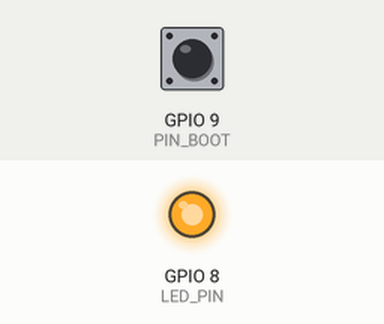
Simulated run of this sketch. Board: ESP32-C6. Shown: output pins drawn as LEDs (lit = HIGH). Dashed ring = blinking. The test bench sets the inputs (shaded band); at power-on: GPIO 9 (PIN_BOOT) HIGH. What the sketch prints to the serial monitor is not drawn.

Above: at 1.2 s.
1.3 s: GPIO 9 (PIN_BOOT) pulled LOW for 0.15 s
4.4 s: GPIO 9 (PIN_BOOT) pulled LOW for 1 s
At 6.8 s:
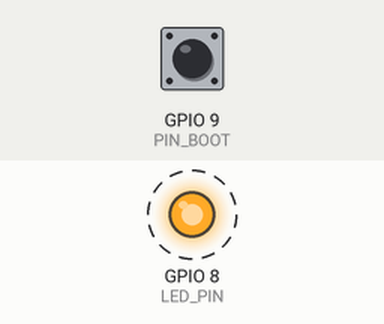
Timing chart, 0 to 13.5 s (numbered marks = the images above; inputs shaded):
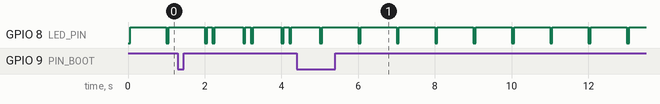

The sketch:

c6_display_debug.ino
```cpp
/*
 * c6_display_debug.ino  -  表示器のデバッグ用: 模擬データの送信  Rev.2  (2026-10-14)
 *   Rev.2: データ形式を版 2 に(ブースト圧を追加)。場面 9(ブースト)を追加
 *
 * 目的:
 *   車につながずに、表示器(meter_display)の全部の状態を机の上で出す。
 *   XIAO ESP32C6 が、本番と同じ UART のデータ形式(meter_link.h)で模擬の値を送り続ける。
 *   CAN には一切つながない(CAN のコードは入っていない)。送る値はすべて模擬で、車の値ではない。
 *   模擬であることはデータの中に印を入れてあり、表示器は画面の下に「SIM」、上に場面番号を出す。
 *
 * 配線(机の上。2 本だけ):
 *   XIAO「D6」  → 表示器の 8 ピンヘッダ「IO16」
 *   XIAO「GND」 → 表示器の 8 ピンヘッダ「GND」
 *   電源は XIAO・表示器とも、それぞれの USB-C から取る(「VBUS」どうしはつながない)。
 *   表示器の USB-C を先に挿す(表示器の電源が切れたまま「D6」の信号だけが入る状態を避ける)。
 *   試験機のトランシーバーは、つないだままでも外してもよい(このスケッチは「D0」〜「D3」を使わない)。
 *
 * 操作: なし。書き込むと、下の場面を順に繰り返す(1 周 約 121 秒)。
 *   任意: XIAO の BOOT ボタンを押すと、今の場面で止まる。もう一度押すと次へ進む。
 *   (Seeed の資料ではボタンの印字は「B」。実物の印字は未確認。「R」はリセットなので押さない)
 *
 * 場面(表示器の画面の上に出る番号):
 *   1  4200rpm 3速 水温92℃ 燃料62%      キャンバス「1 走行画面」
 *   2  850rpm N 水温88℃ 燃料12%          「850rpm(紺)・燃料が少ない」
 *   3  5600rpm 4速 水温112℃ 燃料45%      「5600rpm(黄)・水温が警告温度以上」
 *   4  6300rpm 3速 水温97℃ 燃料41%       「6300rpm(赤)・点滅せず明るさ最大」
 *   5  3400rpm 2速 水温・燃料は信号なし    「3400rpm(紺)・水温と燃料の信号がない」
 *   6  回転数 800→6600→800rpm             輪の伸び方・色の変わり方・点滅の始まり(シフト点の 1000 rpm 手前)と速くなり方・6000rpm からの最大輝度
 *   7  走行の模擬(発進→全開→減速→停止)  ギア、全開の割合と時間(データ画面)
 *   8  水温 30→125→30℃、燃料 100→0→100%  円弧と、異常のときの赤
 *   9  ブースト −0.5→2.0→−0.5 bar          アナログ計のページの内側の針(走行画面は変わらない)
 *  10  送信を止める(4 秒)                 信号がないときの表示(約 1 秒で切り替わる)
 *   場面 1〜8 でも、回転数とアクセルからブースト圧の模擬値を送る(全開で 1.4 bar くらい。閉じていると負圧)。
 *   どの場面でも、CAN確認画面用の CAN の生データ(実車ログの ID 27 個 + B-CAN 1 個の模擬)を送る。
 *
 * LED(基板の LED。GPIO15、Low で点灯):
 *   1 秒に 1 回短く光る = 送信中      1 秒に 2 回光る = 場面を止めている      速い点滅 = UART の初期化に失敗
 *
 * シリアル(USB): 場面が変わるたびに内容と「表示器でどう見えるはずか」を出す。1 秒ごとに送信数。
 *   シリアルモニターはいつ開いてもよい(開くのを待たずに送り始め、最初の説明は 60 秒ごとに出し直す)。
 *
 * ボード: Seeed XIAO ESP32C6、arduino-esp32 3.3.11、追加ライブラリなし。
 *   Arduino IDE のボードは「XIAO_ESP32C6」。「USB CDC On Boot」は Enabled(このボードの既定値)。
 */

#include <Arduino.h>
#include "driver/uart.h"
#include "driver/gpio.h"
#include "meter_link.h"
#include "sim.h"

#if !ARDUINO_USB_CDC_ON_BOOT
#error "「USB CDC On Boot」を Enabled にしてください(XIAO_ESP32C6 の既定値)。Disabled だとログが USB に出ません。"
#endif

// ---- 配線(XIAO の印字名) ----
static const int PIN_LINK_TX = 16;           // 「D6」 → 表示器「IO16」
static const uint8_t LED_PIN = LED_BUILTIN;  // GPIO15
static const uint8_t LED_ON = LOW;
static const uint8_t LED_OFF = HIGH;
static const int PIN_BOOT = 9;               // BOOT ボタン(ESP32-C6 の起動モードのピンは GPIO9)。押すと Low

// ---- 設定 ----
static const uint32_t SIGNALS_MS = 20;       // 値のフレームの間隔(50 回/秒)
static const uint32_t INFO_MS = 1000;        // 状態のフレームの間隔
static const int CAN_PER_LOOP = 8;           // 1 周(1 ms)で送る CAN フレームの上限
static const char FW_NAME[12] = "c6dbg r1";
// 1 にすると、場面 1 に入るたびに「CRC の壊れたフレームを 5 個」送り、「連番を 3 つ」飛ばす。
// 表示器の「受信の状態」の「誤り・欠落」が 1 周ごとに 5 と 8 ずつ増えれば、数え方は正しい
// (欠落 8 = 壊した 5 個 + 飛ばした 3 個。壊れたフレームは「届かなかったフレーム」にも数える)。
// 線の品質を見るときは 0 のままにする(0 なら、数字が増えるのは線が原因)。
#define INJECT_FAULTS 0

static const uart_port_t LINK_UART = UART_NUM_1;
static bool g_uartOk = false;
static uint8_t g_seq = 0;
static uint32_t g_txFrames = 0, g_txBytes = 0, g_txDrop = 0;
static bool g_hold = false;

// フレームを 1 つ送る。UART の送信バッファーに入りきらないときは捨てて数える
static bool sendFrame(uint8_t type, const void *payload, uint8_t len, bool breakCrc = false) {
  uint8_t buf[ML_MAX_PAYLOAD + ML_OVERHEAD];
  size_t n = mlBuild(buf, type, g_seq, payload, len);
  if (breakCrc) buf[n - 1] ^= 0x5A;
  size_t room = 0;
  uart_get_tx_buffer_free_size(LINK_UART, &room);
  if (room < n) {
    g_txDrop++;
    return false;
  }
  uart_write_bytes(LINK_UART, buf, n);
  g_seq++;
  g_txFrames++;
  g_txBytes += n;
  return true;
}

static bool startUart() {
  uart_config_t cfg = {};
  cfg.baud_rate = METER_LINK_BAUD;
  cfg.data_bits = UART_DATA_8_BITS;
  cfg.parity = UART_PARITY_DISABLE;
  cfg.stop_bits = UART_STOP_BITS_1;
  cfg.flow_ctrl = UART_HW_FLOWCTRL_DISABLE;
  cfg.source_clk = UART_SCLK_DEFAULT;
  if (uart_driver_install(LINK_UART, 256, 4096, 0, nullptr, 0) != ESP_OK) return false;
  if (uart_param_config(LINK_UART, &cfg) != ESP_OK) return false;
  if (uart_set_pin(LINK_UART, PIN_LINK_TX, UART_PIN_NO_CHANGE, UART_PIN_NO_CHANGE, UART_PIN_NO_CHANGE) != ESP_OK) return false;
  return true;
}

static void ledUpdate(uint32_t now) {
  bool on;
  if (!g_uartOk) on = ((now / 100) % 2) == 0;
  else if (g_hold) on = (now % 1000) < 60 || ((now % 1000) >= 200 && (now % 1000) < 260);
  else on = (now % 1000) < 60;
  digitalWrite(LED_PIN, on ? LED_ON : LED_OFF);
}

// BOOT ボタン: 押すたびに「止める」と「進める」を切り替える
static void buttonUpdate(uint32_t now) {
  static bool prev = false;
  static uint32_t lastMs = 0;
  bool down = digitalRead(PIN_BOOT) == LOW;
  if (down != prev && now - lastMs >= 40) {
    lastMs = now;
    prev = down;
    if (down) {
      g_hold = !g_hold;
      Serial.printf("ボタン: %s\n", g_hold ? "今の場面で止める" : "次の場面へ進める");
    }
  }
}

// 最初の説明を出す。setup() の最後と、そのあと 60 秒ごとに呼ぶ(シリアルモニターをいつ開いても見られるように)
static uint32_t g_bannerMs = 0;
static void printBanner() {
  g_bannerMs = millis();
  Serial.println();
  Serial.println("==== c6_display_debug Rev.1  表示器のデバッグ用の模擬データ(車の値ではない) ====");
  Serial.printf("UART: XIAO「D6」(GPIO%d) → 表示器「IO16」  %d bps  データ形式 版 %d  → %s\n", PIN_LINK_TX, METER_LINK_BAUD, METER_LINK_PROTO_VER,
                g_uartOk ? "送信中" : "初期化に失敗(送っていない)");
  Serial.println("表示器は画面の下に「SIM」、上に場面番号を出す。場面は自動で進む(BOOT ボタンで止める/進める)。");
  Serial.println();
}

static void printScene() {
  Serial.printf("場面 %d/%d  %s\n        → 表示器: %s\n", sim::scene(), sim::sceneCount(), sim::sceneName(), sim::sceneExpect());
}

void setup() {
  pinMode(LED_PIN, OUTPUT);
  digitalWrite(LED_PIN, LED_ON);
  pinMode(PIN_BOOT, INPUT_PULLUP);

  // シリアルモニターがつながるのは待たない(電源を入れたらすぐ送り始める)。
  Serial.setTxBufferSize(4096);
  Serial.begin(115200);
  Serial.setTxTimeoutMs(0);  // Mac が読んでいなくても止まらない

  g_uartOk = startUart();
  sim::begin();
  printBanner();
}

void loop() {
  static uint32_t lastSig = 0, lastInfo = 0, lastLog = 0;
  static uint32_t logFrames = 0, logBytes = 0;
  static int lastScene = 0;
  uint32_t now = millis();

  ledUpdate(now);
  buttonUpdate(now);
  if (now - g_bannerMs >= 60000) {
    printBanner();
    if (g_uartOk && lastScene) printScene();
  }
  if (!g_uartOk) {
    delay(10);
    return;
  }
  sim::step(now, g_hold);

  if (sim::scene() != lastScene) {
    lastScene = sim::scene();
    printScene();
#if INJECT_FAULTS
    if (lastScene == 1) {
      MlSignals s;
      sim::signals(&s, now);
      for (int i = 0; i < 5; i++) sendFrame(ML_TYPE_SIGNALS, &s, sizeof(s), true);
      g_seq += 3;
      Serial.println("        (試験: CRC の壊れたフレームを 5 個送り、連番を 3 つ飛ばした。表示器の「誤り・欠落」は 5 と 8 増える)");
    }
#endif
  }

  if (sim::linkOn()) {
    if (now - lastSig >= SIGNALS_MS) {
      lastSig = now;
      MlSignals s;
      sim::signals(&s, now);
      sendFrame(ML_TYPE_SIGNALS, &s, sizeof(s));
    }
    MlCanHead head;
    uint8_t data[8];
    for (int i = 0; i < CAN_PER_LOOP && sim::canPoll(now, &head, data); i++) {
      uint8_t p[sizeof(MlCanHead) + 8];
      uint8_t dlc = head.info & 0x0F;
      memcpy(p, &head, sizeof(head));
      memcpy(p + sizeof(head), data, dlc);
      sendFrame(ML_TYPE_CAN, p, (uint8_t)(sizeof(head) + dlc));
    }
    if (now - lastInfo >= INFO_MS) {
      lastInfo = now;
      MlInfo info = {};
      info.proto_ver = METER_LINK_PROTO_VER;
      info.flags = ML_F_SIM | ML_F_C_CAN | ML_F_B_CAN;
      uint16_t fps[2], ids[2];
      sim::canRates(fps, ids);
      memcpy(info.can_fps, fps, sizeof(fps));
      memcpy(info.can_ids, ids, sizeof(ids));
      info.tx_drop = g_txDrop;
      info.uptime_s = now / 1000;
      memcpy(info.name, FW_NAME, sizeof(info.name));
      sendFrame(ML_TYPE_INFO, &info, sizeof(info));
    }
  }

  if (now - lastLog >= 1000) {
    lastLog = now;
    Serial.printf("  t=%lus 場面%d%s 送信 %lu フレーム/秒 %lu バイト/秒(回線の %lu%%) 捨てた数 %lu\n", (unsigned long)(now / 1000), sim::scene(), g_hold ? "(止めている)" : "",
                  (unsigned long)(g_txFrames - logFrames), (unsigned long)(g_txBytes - logBytes), (unsigned long)((g_txBytes - logBytes) * 1000 / METER_LINK_BAUD),
                  (unsigned long)g_txDrop);
    logFrames = g_txFrames;
    logBytes = g_txBytes;
  }
  delay(1);
}
```

meter_link.h
```cpp
// meter_link.h - XIAO ESP32C6 → 表示器 の UART データ形式  版 2  (2026-10-14)
//
// 版 2 で変えた所: 表示に使う値(MlSignals)にブースト圧 boost_c と、その valid ビット ML_V_BOOST を足した(16 → 18 バイト)。
//
// このファイルは meter_display・c6_display_debug・c6_can_link の 3 か所に、同じ内容で置く。
// 1 つを変えたらほかも同じにすること(METER_LINK_PROTO_VER が違うと、表示器の「受信の状態」に出る)。
//
// 線: XIAO「D6」→ 表示器「IO16」の 1 本(XIAO から表示器への片方向)。8N1。
// 速度: 送る側(XIAO)の METER_LINK_BAUD で決まる。表示器は下の候補を順に試して自動で合わせる。
//
// 1 回分のデータ(フレーム):
//   0xA5 0x5A | 種類 1 | 連番 1 | 長さ 1 | 中身(長さぶん) | CRC 2(下位が先)
//   CRC は CRC-16/CCITT-FALSE(多項式 0x1021、初期値 0xFFFF)。「種類」から「中身」の最後までに掛ける。
//   連番は種類に関係なく 1 ずつ増える(表示器は飛びを数えて、届かなかった数を出す)。
//   数値はすべてリトルエンディアン。
#ifndef METER_LINK_H
#define METER_LINK_H
#include <stdint.h>
#include <string.h>

#define METER_LINK_PROTO_VER 2
#define METER_LINK_BAUD 921600  // 送る側の速度。下げるときは XIAO 側のこの値だけを変える
#define METER_LINK_BAUD_CANDIDATES \
  { 921600, 460800, 230400, 115200 }

#define ML_SYNC0 0xA5
#define ML_SYNC1 0x5A
#define ML_MAX_PAYLOAD 48
#define ML_OVERHEAD 7  // 同期 2 + 種類 1 + 連番 1 + 長さ 1 + CRC 2

enum : uint8_t {
  ML_TYPE_SIGNALS = 0x01,  // 表示に使う値(MlSignals)。50 回/秒
  ML_TYPE_CAN = 0x02,      // CAN の生データ 1 フレーム(MlCanHead + データ)。CAN確認画面用
  ML_TYPE_INFO = 0x03,     // 送る側の状態(MlInfo)。1 回/秒
};

// MlSignals.valid のビット: 1 = その値が使える
enum : uint8_t {
  ML_V_RPM = 0x01,
  ML_V_SPEED = 0x02,
  ML_V_THROTTLE = 0x04,
  ML_V_WATER = 0x08,
  ML_V_FUEL = 0x10,
  ML_V_GEAR = 0x20,
  ML_V_BOOST = 0x40,
};
// MlSignals.flags / MlInfo.flags のビット
enum : uint8_t {
  ML_F_SIM = 0x01,    // 模擬データ(車の値ではない)。表示器は「SIM」を出す
  ML_F_C_CAN = 0x02,  // C-CAN を受信中
  ML_F_B_CAN = 0x04,  // B-CAN を受信中
};

#pragma pack(push, 1)
struct MlSignals {
  uint8_t valid;       // ML_V_*
  uint8_t flags;       // ML_F_*
  uint16_t rpm;        // 回転数 [rpm]
  uint16_t speed_c;    // 車速 [0.01 km/h]
  uint8_t throttle_h;  // アクセル開度 [0.5 %](0〜200)
  uint8_t fuel_h;      // 燃料残量 [0.5 %](0〜200)
  int16_t water_d;     // 水温 [0.1 ℃]
  char gear;           // '1'〜'5'、'N'、'R'。分からないときは 0
  uint8_t scene;       // 模擬データの場面番号(模擬でなければ 0)
  uint32_t t_ms;       // 送る側の起動からの時間 [ms]
  int16_t boost_c;     // ブースト圧(大気圧との差)[0.01 bar]。負は負圧。版 2 で追加
};                     // 18 バイト

struct MlCanHead {
  uint8_t info;  // bit7: バス(0 = C-CAN、1 = B-CAN)、bit6: 29 ビット ID、bit3〜0: データの長さ(0〜8)
  uint32_t id;
};  // このあとにデータ(0〜8 バイト)が続く

struct MlInfo {
  uint8_t proto_ver;    // METER_LINK_PROTO_VER
  uint8_t flags;        // ML_F_*
  uint16_t can_fps[2];  // CAN の受信数 [フレーム/秒]。[0] = C-CAN、[1] = B-CAN
  uint16_t can_ids[2];  // これまでに見た ID の数
  uint32_t can_err[2];  // バスエラーの累計
  uint32_t tx_drop;     // UART が詰まって送れなかったフレームの累計
  uint32_t uptime_s;    // 送る側の起動からの時間 [秒]
  char name[12];        // 送る側のファームの名前(余りは 0)
};                      // 38 バイト
#pragma pack(pop)

static inline uint16_t mlCrc16(const uint8_t *p, size_t n, uint16_t crc = 0xFFFF) {
  while (n--) {
    crc ^= (uint16_t)(*p++) << 8;
    for (int i = 0; i < 8; i++) crc = (crc & 0x8000) ? (uint16_t)((crc << 1) ^ 0x1021) : (uint16_t)(crc << 1);
  }
  return crc;
}

// フレームを out に組み立てる。戻り値はバイト数(out は ML_MAX_PAYLOAD + ML_OVERHEAD 以上)
static inline size_t mlBuild(uint8_t *out, uint8_t type, uint8_t seq, const void *payload, uint8_t len) {
  out[0] = ML_SYNC0;
  out[1] = ML_SYNC1;
  out[2] = type;
  out[3] = seq;
  out[4] = len;
  if (len) memcpy(out + 5, payload, len);
  uint16_t crc = mlCrc16(out + 2, (size_t)len + 3);
  out[5 + len] = (uint8_t)(crc & 0xFF);
  out[6 + len] = (uint8_t)(crc >> 8);
  return (size_t)len + ML_OVERHEAD;
}

#endif  // METER_LINK_H
```

sim.h
```cpp
// sim.h - 表示器のデバッグ用の模擬データ(車の値ではない)
//
// このファイルと sim.cpp は c6_display_debug と meter_display(デモ表示)の両方に、同じ内容で置く。
//
// 場面を順に流し、表示に使う値(MlSignals)と、CAN の生データ(CAN確認画面用)を作る。
// ESP32 に依存しない。同じコードを PC でも動かして、表示器のコードと突き合わせている。
#pragma once
#include <stdint.h>
#include "meter_link.h"

namespace sim {

void begin();
// 場面を進める。hold = true の間は、今の場面に留まる(場面の中の動きは続く)
void step(uint32_t nowMs, bool hold);

int scene();               // 1 から始まる場面番号
int sceneCount();
const char *sceneName();   // 場面の内容
const char *sceneExpect(); // 表示器でどう見えるはずか
bool linkOn();             // false の場面では何も送らない(受信が止まったときの表示を見る)
void signals(MlSignals *out, uint32_t nowMs);

// 送るべき CAN フレームがあれば 1 つ取り出す(無ければ false)。data は 8 バイト
// 送る決まり: 中身が変わった ID は最短 50 ms 間隔、変わらない ID は 1 秒ごと
bool canPoll(uint32_t nowMs, MlCanHead *head, uint8_t *data);
void canRates(uint16_t fps[2], uint16_t ids[2]);  // 模擬している受信数と ID の数

}  // namespace sim
```

Source omitted: sim.cpp (13911 bytes)

Measured:
- by itself, GPIO 8 (LED_PIN): alternates HIGH for 0.94 s and LOW for 0.06 s
